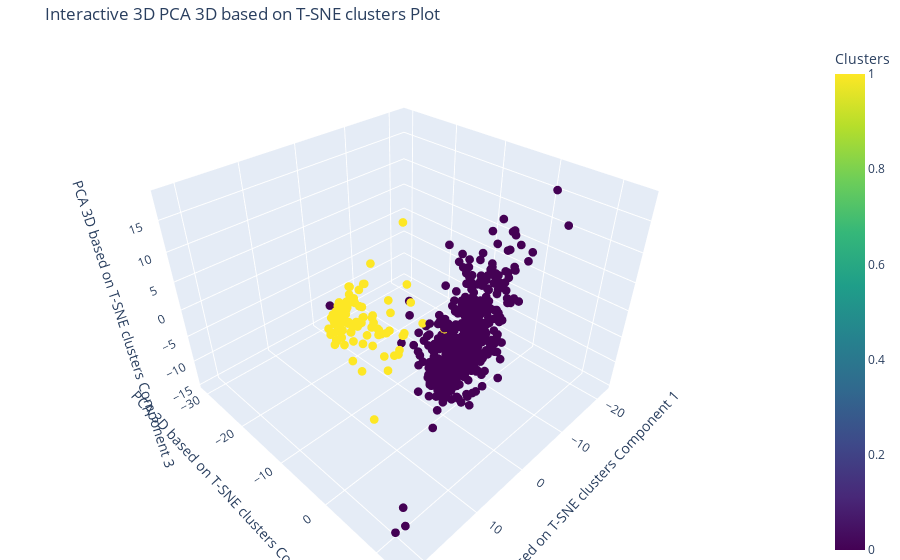

Source (notebook cell):
### Code cell
plot_algo3d_interactive(pca3d_data, target_series, algo_name='PCA 3D based on T-SNE clusters', target_name='Clusters')

### Figure 1 — Plotly figure (JSON) as saved in the notebook; plotly's stock layout.template omitted (floating-point values rounded to 4 significant figures; data arrays with more than 128 entries replaced by an {"elided": "..."} marker saying what was removed)
{"data": [{"hovertemplate": "PCA 3D based on T-SNE clusters Component 1=%{x}<br>PCA 3D based on T-SNE clusters Component 2=%{y}<br>PCA 3D based on T-SNE clusters Component 3=%{z}<br>Clusters=%{marker.color}<extra></extra>", "legendgroup": "", "marker": {"color": {"elided": "606 int values"}, "coloraxis": "coloraxis", "size": 3, "symbol": "circle"}, "mode": "markers", "name": "", "scene": "scene", "showlegend": false, "type": "scatter3d", "x": {"elided": "606 float values"}, "y": {"elided": "606 float values"}, "z": {"elided": "606 float values"}}], "layout": {"coloraxis": {"colorbar": {"title": {"text": "Clusters"}}, "colorscale": [[0, "#440154"], [0.1111, "#482878"], [0.2222, "#3e4989"], [0.3333, "#31688e"], [0.4444, "#26828e"], [0.5556, "#1f9e89"], [0.6667, "#35b779"], [0.7778, "#6ece58"], [0.8889, "#b5de2b"], [1, "#fde725"]]}, "legend": {"tracegroupgap": 0}, "margin": {"b": 0, "l": 0, "r": 0, "t": 40}, "scene": {"domain": {"x": [0, 1], "y": [0, 1]}, "xaxis": {"title": {"text": "PCA 3D based on T-SNE clusters Component 1"}}, "yaxis": {"title": {"text": "PCA 3D based on T-SNE clusters Component 2"}}, "zaxis": {"title": {"text": "PCA 3D based on T-SNE clusters Component 3"}}}, "title": {"text": "Interactive 3D PCA 3D based on T-SNE clusters Plot"}}}
